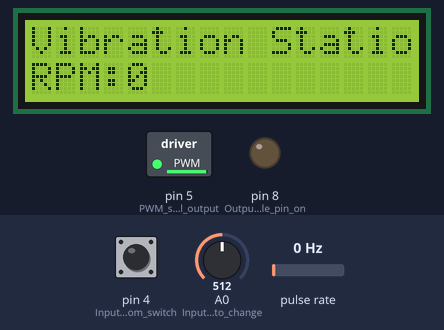
The sketch below on a simulated Arduino Uno, built with avr-gcc and run on an emulated ATmega328P. Shown: 16×2 character LCD, switched loads named in the sketch (green lamp = pin HIGH), output pins drawn as LEDs (lit = HIGH). Wiring (inferred from the names in the program): pulse sensor: data pin 2. Inputs (shaded band) come from the test bench; at power-on: A0 (Input_from_POT_to_change) = 512, pin 4 (Input_from_switch) LOW, pulse rate 0 Hz. What the sketch prints to the serial monitor is not drawn.

Above: at 1.2 s.
1.3 s: A0 (Input_from_POT_to_change) set to 122
4.3 s: pin 4 (Input_from_switch) pulled HIGH for 0.15 s
5.9 s: pulse rate (sensor on pin 2) set to 50 Hz
At 7.09 s:
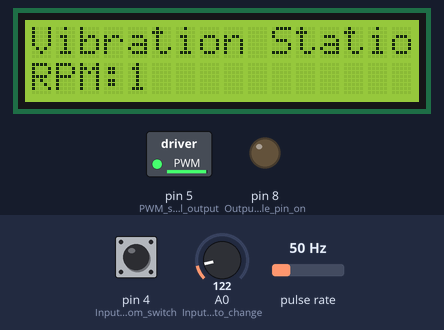
7.7 s: pulse rate (sensor on pin 2) set to 100 Hz
At 9.4 s:
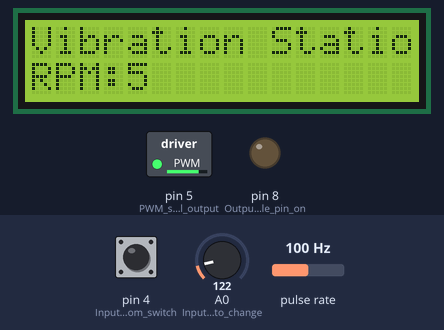
9.5 s: pulse rate (sensor on pin 2) set to 196 Hz
At 10.03 s:
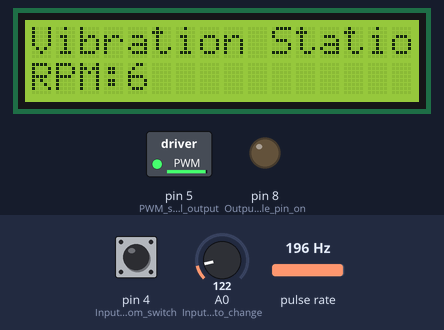
11.0 s: A0 (Input_from_POT_to_change) set to 716
At 11.38 s:
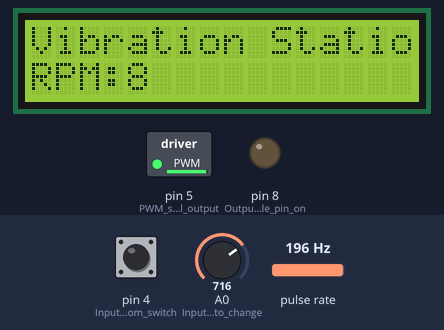
Timing chart, 0 to 14.0 s (numbered marks = the images above; inputs shaded):
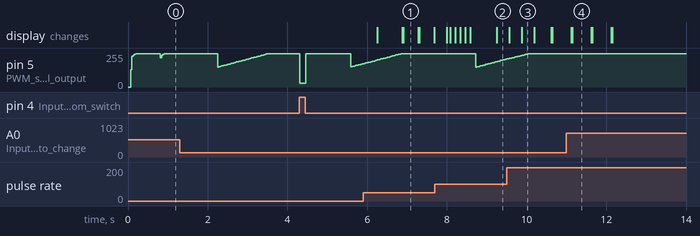

Measured:
- after the input at 5.9 s, the display: changes after 0.35 s (image 1)
- after the input at 7.7 s, the display: changes after 0.30 s (image 2)
- after the input at 9.5 s, the display: first changes after 0.06 s (image 3 shows a later state)
- after the input at 11.0 s, pin 5 (PWM_signal_output): stops changing and stays 250/255

The sketch:

FinalProj.ino
```cpp
#include <Wire.h>
#include <LCD.h>
#include <LiquidCrystal_I2C.h>


LiquidCrystal_I2C  lcd(0x27,2,1,0,4,5,6,7); // 0x27 is the I2C bus address for an unmodified backpack

int desired = 0; //used to get PWM duty cycle
int achan = 0;  // ChannelA of the encoder - Actual speed
//int bchan = 0;
int Error = 0;
int PIDspeed = 0;
int OutputSignal = 0;
int PrevSpeed = 0;
double Integral = 0;
int P = 0;
int I = 0;
int D = 0;
int flag = 0;


void setup() {
  pinMode(5, OUTPUT);  //PWM signal output
  pinMode(A0, INPUT);  //Input from POT to change PWM signal
  pinMode(2, INPUT);  //Input from Encoder Channel A
  pinMode(3, INPUT);  //Input from Encoder Channel B
  pinMode(4, INPUT);  //Input from switch, set which code runs
  pinMode(8, OUTPUT); //Output to disable pin on Gate driver

  //setting the frequency to 31.25kHz by not setting a prescaler to Timer0
  TCCR0A = 0;
  TCCR0B = 0;
  TCCR0A |= (1 << WGM00) | (1 << COM0A1);
  TCCR0B |= (1 << CS00);
  Serial.begin(9600);

   // activate LCD module
  lcd.begin (16,2); // for 16 x 2 LCD module
  lcd.setBacklightPin(3,POSITIVE);
  lcd.setBacklight(HIGH);


  attachInterrupt(digitalPinToInterrupt(2), count, RISING); //pin 2, goes to count function, detects rising edge

  cli();//stop interrupts

  TCCR1A = 0;// set entire TCCR1A register to 0
  TCCR1B = 0;// same for TCCR1B
  TCNT1  = 0;//initialize counter value to 0
  // set compare match register for 40hz increments
  OCR1A = 6249;// = (16*10^6) / (64*40) - 1 (must be <65536), interupt every 25 miliseconds
  // turn on CTC mode
  TCCR1B |= (1 << WGM12);
  // Set CS10, CS11, and CS12 bits for 64 prescaler
  TCCR1B |= (0 << CS12) | (1 << CS11) | (1 << CS10);
  // enable timer compare interrupt
  TIMSK1 |= (1 << OCIE1A);

//  TCCR1A = 0;// set entire TCCR1A register to 0
//  TCCR1B = 0;// same for TCCR1B
//  TCNT1  = 0;//initialize counter value to 0
//  // set compare match register for 10hz increments
//  OCR1A = 6249;// = (16*10^6) / (256*10) - 1 (must be <65536), interupt every 100 milisecond
//  // turn on CTC mode
//  TCCR1B |= (1 << WGM12);
//  // Set CS10, CS11, and CS12 bits for 256 prescaler
//  TCCR1B |= (1 << CS12) | (0 << CS11) | (0 << CS10);
//  // enable timer compare interrupt
//  TIMSK1 |= (1 << OCIE1A);


  sei();//allow interrupts

}

double counter = 0;
double RPM = 0;
double kP = 0.73; //proportional constant
double kI = 0.07; //integral constant
double kD = 0; //derivative constant

void loop() {
  flag = digitalRead(4); // Reads the pin, either high or low
 if(flag == HIGH){
  desired = analogRead(A0);  //Divide by 4 because analogRead is 1024 but write is 256
  achan = digitalRead(2); //read Channel A of Encoder
  //bchan = digitalRead(3); //read Channel B of Encoder
  analogWrite(5, (desired/4)); //PWM signal (pin#, DutyCycle), Divide by 4 because analogRead is 1024 but write is 256
  digitalWrite(8, LOW); //Output 0 to pin 8, when pin low, disable on gatedriver is not disabling the circuit, when disable is high it does
 }
 else{
  desired = analogRead(A0); //desired speed of motor as judged by the POT, 1024 number
  achan = digitalRead(2); //read Channel A of Encoder, actual speed of the motor in frequency
  //bchan = digitalRead(3); //read Channel B of Encoder
  analogWrite(5, (PIDspeed/4)); //PWM signal (pin#, DutyCycle), Divide by 4 because analogRead is 1024 but write is 256
  digitalWrite(8, LOW); //Output 0 to pin 8, when pin low, disable on gatedriver is not disabling the circuit, when disable is high it does
 }
  lcd.home (); // set cursor to 0,0
  lcd.print("Vibration Station");
  lcd.setCursor(0,1); //0 = start of lcd left side, 1 corresponds to second row
  lcd.print("RPM:");
  lcd.setCursor(4,1);
  lcd.print((int) RPM); //int to have integers
  lcd.print("      ");  //clearing

  }


 ISR(TIMER1_COMPA_vect){
   if(flag == HIGH){
    RPM = (counter/1440)*2400;
   //Serial.println(counter);
   counter = 0;
   }
   else{
    RPM = (counter/1440)*2400; //divide the amount of up pulses by 1440(the ppr of the encoder) and mult by 600 to get in minutes(its every .025), RPM
   //Serial.println(counter); //testing purposes
   counter = 0;

   //PID Function
   Error = desired - RPM;
   //Integral = Integral + Error;
   P = Error * kP;
   I = I + (kI * Error);
   if(I > 1000) I = 0;
   if(I < 0) I = 0;
   D = (PrevSpeed - RPM) * kD;
   PIDspeed = P + I + D + 512; // Number should be in 0 - 1024, Offset to account for how the circuit works
   if(PIDspeed > 1000) PIDspeed = 1000; // don't want the speed of the motor either having the PWM all on
   if(PIDspeed < 10) PIDspeed = 10;// Don't want something odd happening with a negative number
   PrevSpeed = RPM;
   Serial.print(desired);
   Serial.print(",");
   Serial.print(RPM);
   Serial.print(",");
   Serial.print(Error);
   Serial.print(",");
   Serial.println(PIDspeed);
   }
  }


 void count(){
  counter++;
 }
```
